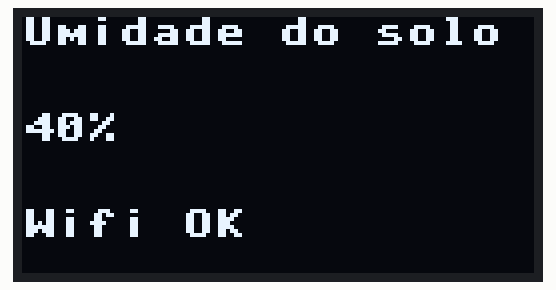
This program was run on a simulated ESP32 board running MicroPython. Parts: 128×64 one-colour display. WiFi joins after 1.5 s; requests to the public web service named in the program get a made-up reply in its usual format after 0.4 s (London, UTC, broken clouds, 64 % humidity, 1013 hPa unless stated); values from a settings file that is not in the repository are placeholders; library files of the repository ran but are not shown: ssd1306.py; what the program prints to the serial console is not drawn.

Above: at 2.8 s.

The program:

main.py
```python
"""
ESP32 Soil Moisture Monitor
----------------------------
Estação IoT para monitoramento da umidade do solo usando:
- ESP32
- Sensor YL-69
- Display OLED SSD1306 via I2C
- ThingSpeak

O projeto realiza uma leitura a cada intervalo configurado,
exibe o resultado no OLED e envia os dados para o ThingSpeak.

IMPORTANTE:
As credenciais ficam em config.py, que não deve ser versionado.
"""

from machine import Pin, ADC, I2C
import network
import time
import urequests

from ssd1306 import SSD1306_I2C
from config import WIFI_SSID, WIFI_PASSWORD, THINGSPEAK_WRITE_API_KEY


# ==============================================================
# CONFIGURAÇÕES DE HARDWARE E APLICAÇÃO
# ==============================================================

# GPIO conectado ao AOUT do YL-69.
# GPIO4 pertence ao ADC2 no ESP32 clássico e conflita com o Wi-Fi.
SENSOR_ADC_PIN = 4

# GPIO usado para alimentar o sensor somente durante a medição.
SENSOR_POWER_PIN = 23

# Pinos do barramento I2C.
I2C_SDA_PIN = 21
I2C_SCL_PIN = 22

# Endereço I2C mais comum dos displays SSD1306.
OLED_I2C_ADDR = 0x3C

# Resolução do OLED.
OLED_WIDTH = 128
OLED_HEIGHT = 64

# Intervalo entre leituras, em minutos.
READ_INTERVAL_MIN = 20

# Valores obtidos durante a calibração.
# ADC_DRY = leitura com sensor seco.
# ADC_WET = leitura com sensor molhado.
ADC_DRY = 45000
ADC_WET = 15000


# ==============================================================
# INICIALIZAÇÃO DOS COMPONENTES
# ==============================================================

# Controla a alimentação do sensor.
sensor_power = Pin(SENSOR_POWER_PIN, Pin.OUT)
sensor_power.off()

# Inicializa o ADC.
adc = ADC(Pin(SENSOR_ADC_PIN))

# Atenuação para permitir uma faixa de entrada maior.
adc.atten(ADC.ATTN_11DB)

# Inicializa o barramento I2C.
i2c = I2C(
    0,
    sda=Pin(I2C_SDA_PIN),
    scl=Pin(I2C_SCL_PIN),
    freq=100000
)

# Inicializa o display OLED.
oled = SSD1306_I2C(
    OLED_WIDTH,
    OLED_HEIGHT,
    i2c,
    addr=OLED_I2C_ADDR
)

# Inicializa a interface Wi-Fi no modo Station.
wlan = network.WLAN(network.STA_IF)


# ==============================================================
# WI-FI
# ==============================================================

def wifi_connect(timeout_s=15):
    """Ativa o Wi-Fi e tenta conectar ao roteador."""

    wlan.active(True)

    if not wlan.isconnected():
        wlan.connect(WIFI_SSID, WIFI_PASSWORD)

        while not wlan.isconnected() and timeout_s > 0:
            time.sleep(1)
            timeout_s -= 1

    return wlan.isconnected()


def wifi_off():
    """Desconecta e desativa o Wi-Fi."""

    if wlan.active():
        wlan.disconnect()

    wlan.active(False)


# ==============================================================
# LEITURA DO SENSOR
# ==============================================================

def read_moisture():
    """
    Realiza a leitura do YL-69 e converte o valor bruto para %.

    Retorna:
        raw: valor bruto do ADC.
        pct: umidade estimada entre 0 e 100%.
    """

    # O ADC2 não deve ser utilizado com o Wi-Fi ativo.
    sensor_power.on()

    # Aguarda a alimentação do sensor estabilizar.
    time.sleep_ms(150)

    # read_u16() retorna um valor de 0 a 65535.
    raw = adc.read_u16()

    # Desliga o sensor após a medição.
    sensor_power.off()

    # Evita divisão por zero caso a calibração esteja inválida.
    span = ADC_DRY - ADC_WET

    if span != 0:
        pct = (ADC_DRY - raw) * 100 // span
    else:
        pct = 0

    # Mantém o resultado entre 0 e 100%.
    pct = max(0, min(100, pct))

    return raw, pct


# ==============================================================
# DISPLAY
# ==============================================================

def update_oled(pct, wifi_ok):
    """Atualiza o display OLED com a umidade e o estado do Wi-Fi."""

    oled.fill(0)

    oled.text("Umidade do solo", 0, 0)
    oled.text("{}%".format(pct), 0, 24)
    oled.text("Wifi OK" if wifi_ok else "Sem Wifi", 0, 48)

    oled.show()


# ==============================================================
# THINGSPEAK
# ==============================================================

def send_thingspeak(pct, raw):
    """
    Envia os dados para o ThingSpeak.

    Field 1 = umidade (%)
    Field 2 = leitura bruta do ADC
    """

    url = (
        "http://api.thingspeak.com/update?"
        "api_key={}&field1={}&field2={}"
    ).format(
        THINGSPEAK_WRITE_API_KEY,
        pct,
        raw
    )

    try:
        response = urequests.get(url)
        response.close()

        print("Dados enviados ao ThingSpeak.")
        return True

    except Exception as error:
        print("Erro ao enviar para o ThingSpeak:", error)
        return False


# ==============================================================
# PROGRAMA PRINCIPAL
# ==============================================================

def main():
    """Executa continuamente o ciclo de monitoramento."""

    while True:

        # 1. Desliga o Wi-Fi para liberar o ADC2.
        wifi_off()

        # 2. Faz a leitura do sensor.
        raw, pct = read_moisture()

        print(
            "Leitura -> raw: {} | umidade: {}%".format(
                raw,
                pct
            )
        )

        # 3. Liga o Wi-Fi.
        wifi_ok = wifi_connect()

        # 4. Envia os dados para a nuvem.
        if wifi_ok:
            send_thingspeak(pct, raw)
        else:
            print("Falha ao conectar no Wi-Fi.")

        # 5. Atualiza o display.
        update_oled(pct, wifi_ok)

        # 6. Desliga o Wi-Fi enquanto aguarda o próximo ciclo.
        wifi_off()

        # 7. Aguarda o próximo ciclo.
        time.sleep(READ_INTERVAL_MIN * 60)


# ==============================================================
# PONTO DE ENTRADA
# ==============================================================

if __name__ == "__main__":
    main()
```
